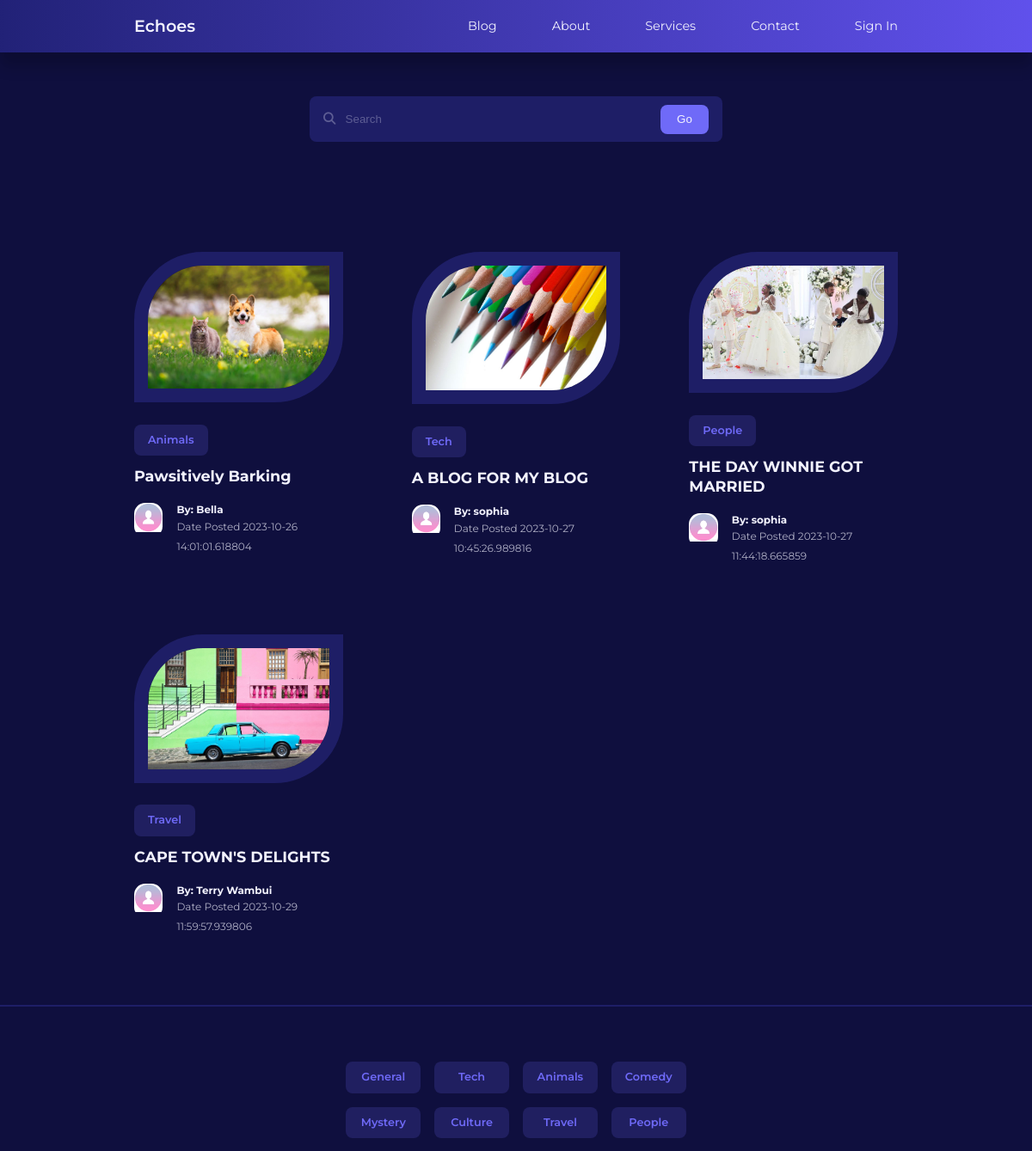
/blog (upper part), run on an earlier commit of the app's database.
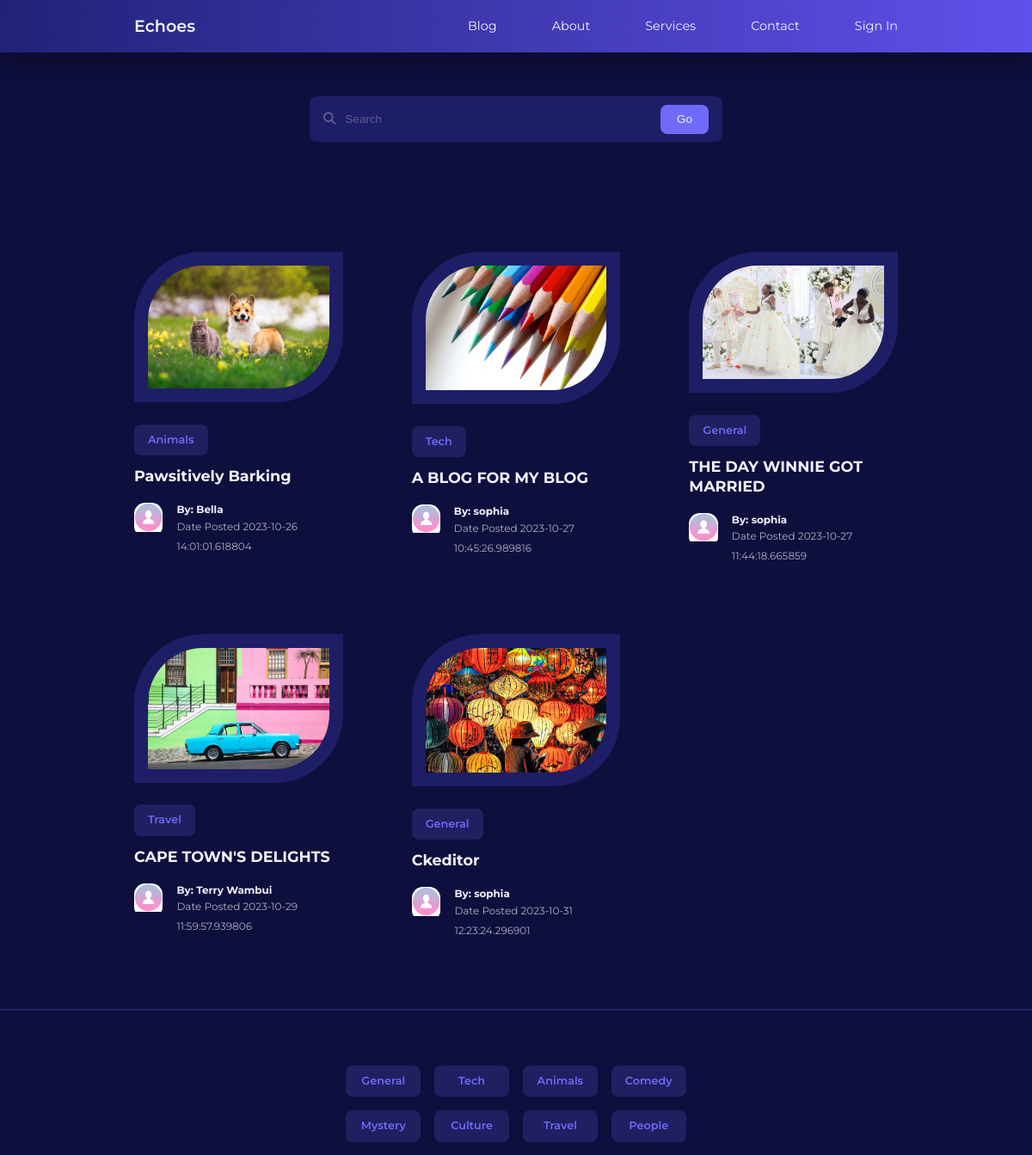
And on a later commit of the database.
### app/models.py (models this page shows, shortened)
class Post(db.Model):
    id = db.Column(db.Integer, primary_key=True)
    title = db.Column(db.String(120))
    content = db.Column(db.Text)
    image = db.Column(db.String(120), nullable=True)
    timestamp = db.Column(db.DateTime, index=True, default=datetime.utcnow)
    user_id = db.Column(db.Integer, db.ForeignKey('user.id', name='fk_user_id'))
    category_id = db.Column(db.Integer, db.ForeignKey('category.id', name='fk_category_id'))
    category = db.relationship('Category', backref=db.backref('posts', lazy=True))

class Category(db.Model):
    id = db.Column(db.Integer, primary_key=True)
    name = db.Column(db.String(20), unique=True, nullable=False)

class User(UserMixin, db.Model):
    id = db.Column(db.Integer, primary_key=True)
    username = db.Column(db.String(100), index=True, unique=True)
    email = db.Column(db.String(120), index=True, unique=True)
    password_hash = db.Column(db.String(128))
    role = db.Column(db.String(3))
    picture = db.Column(db.String(120), nullable=True)
    posts = db.relationship('Post', backref='author', lazy='dynamic')
    about_me = db.Column(db.String(140))
    last_seen = db.Column(db.DateTime, default=datetime.utcnow)
    followed = db.relationship(
        'User', secondary=followers,
        primaryjoin=(followers.c.follower_id == id),
        secondaryjoin=(followers.c.followed_id == id),
        backref=db.backref('followers', lazy='dynamic'), lazy='dynamic'
    )

### app/routes.py (the view)
@app.route('/blog')
def blog():
    title = 'Echoes'
    posts = Post.query.all()
    authors = [post.author for post in posts]
    return render_template('blog.html', title=title, posts=posts, authors=authors)

### app/routes.py (called while the page is built)
@app.before_request
def before_request():
    if current_user.is_authenticated:
        current_user.last_seen = datetime.utcnow()
        db.session.commit()

### app/templates/blog.html (shortened to what this page needs)
{% extends "base.html" %}
{% block content %}
 <section class="search__bar">
        <form class="container search__bar-container" action="" method="">
            <div>
                <i class="fa-solid fa-magnifying-glass"></i>
                <input type="search" name="search" id="" placeholder="Search">
            </div>
            <button type="submit" class="btn">Go</button>
        </form>
    </section>
 <section class="posts">
    <div class="container posts__container">
         {% for post in posts %}
        <article class="post">
            <div class="post__thumbnail">
                {% if post.image %}
                <img src="{{ url_for('static', filename='images/' + post.image) }}" alt="Post Image">
                {% else %}
                <img src="{{ url_for('static', filename='/images/blog18.jpg') }}" alt="Default Image">
                {% endif %}
            </div>
            <div class="post__info">
             <a href="{{ url_for('category', category_name=post.category.name) }}" class="category__button">{{ post.category.name}}</a>
                    <h3 class="post__title"><a href="{{ url_for('single_post', post_id=post.id) }}">{{ post.title }}</a></h3>
                    <div class="post__author">
                        <div class="post__author-avator">
                            {% set author = authors[loop.index0] %}
                            {% if current_user.is_authenticated %}
                            <img src="{{ url_for('static', filename='images/' + author.picture) }}" alt="avatar">
                            {% else %}
                            <img src="{{ url_for('static', filename='/images/default_profile_pc.png') }}" alt="Default Image">
                            {% endif %}
                        </div>
                        <div class="post__author-info">
                            <a href="{{ url_for('profile', username=post.author.username) }}">
                            <h5>By: {{post.author.username }}</h5></a>
                            <small>Date Posted {{ post.timestamp }}</small>
                        </div>
                    </div>
                </div>
        </article>
        {% endfor %}
    </div>
</section>
  <section class="category__buttons">
    <div class="container category__buttons-container">
        <a href="{{ url_for('category', category_name='General') }}" class="category__button">General</a>
        <a href="{{ url_for('category', category_name='Tech') }}" class="category__button">Tech</a>
        <a href="{{ url_for('category', category_name='Animals') }}" class="category__button">Animals</a>
        <a href="{{ url_for('category', category_name='Comedy') }}" class="category__button">Comedy</a>
        <a href="{{ url_for('category', category_name='Mystery') }}" class="category__button">Mystery</a>
        <a href="{{ url_for('category', category_name='Culture') }}" class="category__button">Culture</a>
        <a href="{{ url_for('category', category_name='Travel') }}" class="category__button">Travel</a>
        <a href="{{ url_for('category', category_name='People') }}" class="category__button">People</a>
    </div>
</section>
{%endblock %}

What changed in the data, as far as the page shows it:
changed Post "THE DAY WINNIE GOT MARRIED": category.name "People" → "General"
added Post: image (picture), category.name "General", title "Ckeditor", author.username "sophia", timestamp "2023-10-31 12:23:24.296901"
